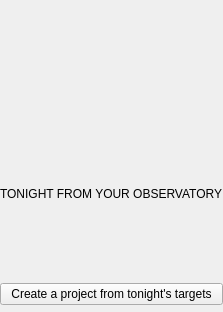
<?xml version="1.0" encoding="UTF-8"?>
<!--
  Interfaz 1.6: the resting page of the projects detail pane.

  When no project is selected the right pane shows the night instead of an
  empty box: the same painted sky as the Welcome hero (with tonight's real
  Moon), the darkness window, the planets at dusk and the way in to a new
  project. The structure, texts and tooltips live here (ADR-005); the code
  (gui/widgets/night_panel.py) swaps nightSkyHost for the painted sky and
  fills the lines from core/night_brief.
-->
<ui version="4.0">
 <class>NightPanel</class>
 <widget class="QWidget" name="NightPanel">
  <layout class="QVBoxLayout" name="nightPanelLayout">
   <property name="leftMargin"><number>0</number></property>
   <property name="topMargin"><number>0</number></property>
   <property name="rightMargin"><number>0</number></property>
   <property name="bottomMargin"><number>0</number></property>
   <property name="spacing"><number>10</number></property>
   <item>
    <spacer name="nightPanelTop">
     <property name="orientation"><enum>Qt::Vertical</enum></property>
    </spacer>
   </item>
   <item>
    <widget class="QWidget" name="nightSkyHost">
     <property name="minimumSize"><size><width>0</width><height>170</height></size></property>
     <property name="maximumSize"><size><width>16777215</width><height>300</height></size></property>
     <property name="sizePolicy">
      <sizepolicy hsizetype="Expanding" vsizetype="Preferred">
       <horstretch>0</horstretch><verstretch>0</verstretch>
      </sizepolicy>
     </property>
    </widget>
   </item>
   <item>
    <widget class="QLabel" name="lbl_night_head">
     <property name="text"><string>TONIGHT FROM YOUR OBSERVATORY</string></property>
    </widget>
   </item>
   <item>
    <widget class="QLabel" name="lbl_night_when">
     <property name="text"><string/></property>
     <property name="wordWrap"><bool>true</bool></property>
    </widget>
   </item>
   <item>
    <widget class="QLabel" name="lbl_night_moon">
     <property name="text"><string/></property>
     <property name="wordWrap"><bool>true</bool></property>
    </widget>
   </item>
   <item>
    <widget class="QLabel" name="lbl_night_planets">
     <property name="text"><string/></property>
     <property name="wordWrap"><bool>true</bool></property>
    </widget>
   </item>
   <item>
    <widget class="QPushButton" name="btn_night_new">
     <property name="text"><string>Create a project from tonight's targets</string></property>
     <property name="toolTip"><string>Open the target search and pick an object to work on</string></property>
    </widget>
   </item>
   <item>
    <spacer name="nightPanelSpacer">
     <property name="orientation"><enum>Qt::Vertical</enum></property>
    </spacer>
   </item>
  </layout>
 </widget>
 <resources/>
 <connections/>
</ui>
